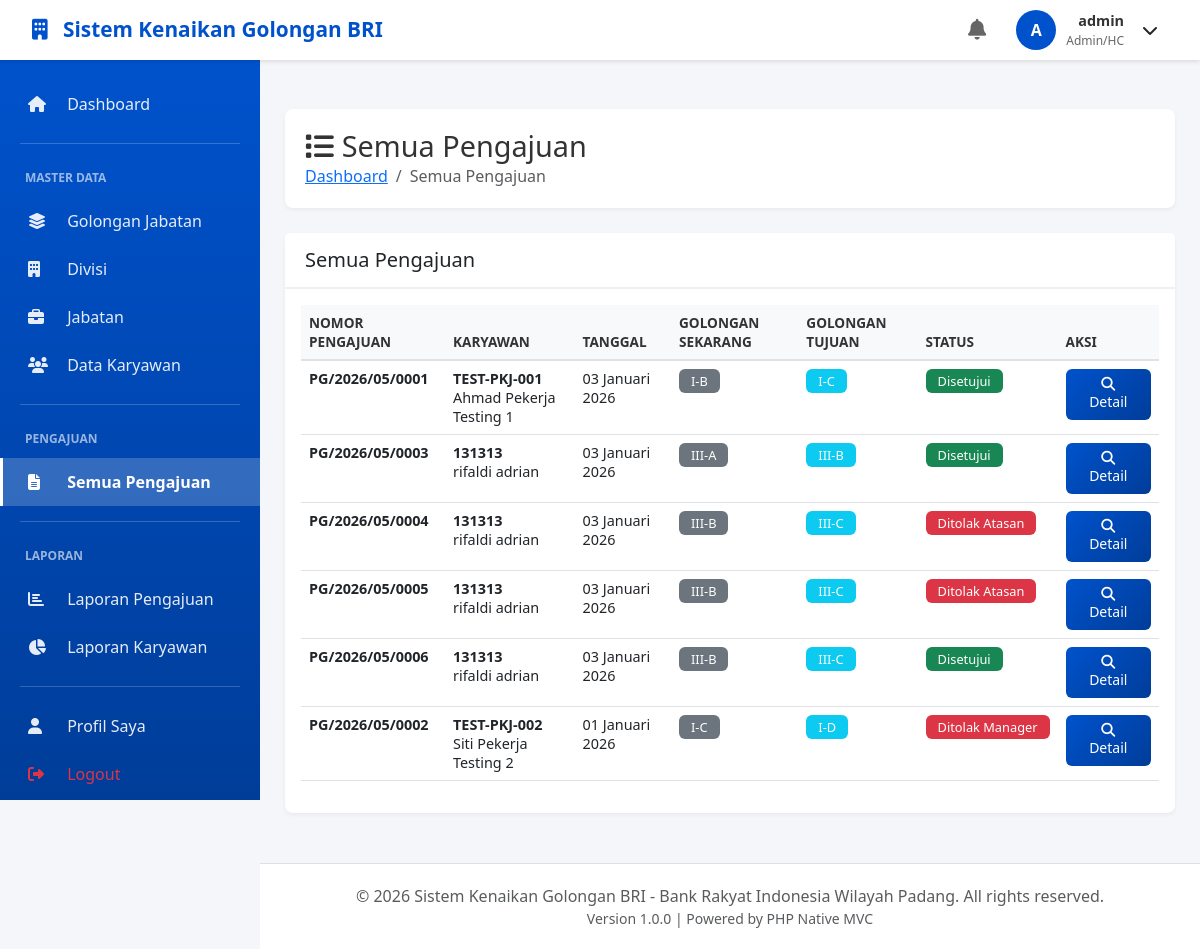
The app's page /approval/semua (signed in) with its own data.
### tables this page shows
CREATE TABLE IF NOT EXISTS `pengajuan` (
  `id_pengajuan` int NOT NULL AUTO_INCREMENT,
  `nomor_pengajuan` varchar(50) NOT NULL,
  `id_pekerja` int NOT NULL,
  `id_golongan_saat_ini` int NOT NULL,
  `id_golongan_diajukan` int NOT NULL,
  `tanggal_pengajuan` date NOT NULL,
  `alasan_pengajuan` text NOT NULL,
	`nilai_kinerja_pengajuan` decimal(5,2) DEFAULT NULL,
  `status` enum('pending','disetujui_atasan','disetujui_manager','disetujui','ditolak_atasan','ditolak_manager','ditolak_kepala_wilayah','dibatalkan') DEFAULT 'pending',
  `catatan_pemohon` text,
  `tanggal_efektif` date DEFAULT NULL,
  `nomor_sk` varchar(100) DEFAULT NULL,
  `file_sk` varchar(255) DEFAULT NULL,
  `created_at` timestamp NULL DEFAULT CURRENT_TIMESTAMP,
  `updated_at` timestamp NULL DEFAULT CURRENT_TIMESTAMP ON UPDATE CURRENT_TIMESTAMP,
  PRIMARY KEY (`id_pengajuan`),
  UNIQUE KEY `nomor_pengajuan` (`nomor_pengajuan`),
  KEY `id_pekerja` (`id_pekerja`),
  KEY `id_golongan_saat_ini` (`id_golongan_saat_ini`),
  KEY `id_golongan_diajukan` (`id_golongan_diajukan`),
  CONSTRAINT `pengajuan_ibfk_1` FOREIGN KEY (`id_pekerja`) REFERENCES `pekerja` (`id_pekerja`),
  CONSTRAINT `pengajuan_ibfk_2` FOREIGN KEY (`id_golongan_saat_ini`) REFERENCES `golongan_jabatan` (`id_golongan`),
  CONSTRAINT `pengajuan_ibfk_3` FOREIGN KEY (`id_golongan_diajukan`) REFERENCES `golongan_jabatan` (`id_golongan`)
);

CREATE TABLE IF NOT EXISTS `pekerja` (
  `id_pekerja` int NOT NULL AUTO_INCREMENT,
  `nip` varchar(20) NOT NULL,
  `nama_lengkap` varchar(100) NOT NULL,
  `tempat_lahir` varchar(50) DEFAULT NULL,
  `tanggal_lahir` date DEFAULT NULL,
  `jenis_kelamin` enum('L','P') NOT NULL,
  `alamat` text,
  `no_telepon` varchar(20) DEFAULT NULL,
  `email` varchar(100) NOT NULL,
  `id_divisi` int NOT NULL,
  `id_jabatan` int NOT NULL,
  `id_golongan_saat_ini` int NOT NULL,
  `tanggal_bergabung` date NOT NULL,
  `tanggal_golongan_terakhir` date DEFAULT NULL,
  `id_atasan` int DEFAULT NULL,
  `nilai_kinerja_terakhir` decimal(5,2) DEFAULT NULL,
  `foto` varchar(255) DEFAULT NULL,
  `status_kepegawaian` enum('aktif','cuti','nonaktif') DEFAULT 'aktif',
  `created_at` timestamp NULL DEFAULT CURRENT_TIMESTAMP,
  `updated_at` timestamp NULL DEFAULT CURRENT_TIMESTAMP ON UPDATE CURRENT_TIMESTAMP,
  PRIMARY KEY (`id_pekerja`),
  UNIQUE KEY `nip` (`nip`),
  UNIQUE KEY `email` (`email`),
  KEY `id_jabatan` (`id_jabatan`),
  KEY `id_golongan_saat_ini` (`id_golongan_saat_ini`),
  KEY `id_atasan` (`id_atasan`),
  KEY `idx_divisi_status` (`id_divisi`,`status_kepegawaian`),
  CONSTRAINT `pekerja_ibfk_1` FOREIGN KEY (`id_divisi`) REFERENCES `divisi` (`id_divisi`),
  CONSTRAINT `pekerja_ibfk_2` FOREIGN KEY (`id_jabatan`) REFERENCES `jabatan` (`id_jabatan`),
  CONSTRAINT `pekerja_ibfk_3` FOREIGN KEY (`id_golongan_saat_ini`) REFERENCES `golongan_jabatan` (`id_golongan`),
  CONSTRAINT `pekerja_ibfk_4` FOREIGN KEY (`id_atasan`) REFERENCES `pekerja` (`id_pekerja`)
);

CREATE TABLE IF NOT EXISTS `golongan_jabatan` (
  `id_golongan` int NOT NULL AUTO_INCREMENT,
  `kode_golongan` varchar(10) NOT NULL,
  `nama_golongan` varchar(100) NOT NULL,
  `level` int NOT NULL,
  `sub_level` char(1) NOT NULL,
  `deskripsi` text,
  `syarat_minimal` text,
  `is_active` tinyint(1) DEFAULT '1',
  `created_at` timestamp NULL DEFAULT CURRENT_TIMESTAMP,
  `updated_at` timestamp NULL DEFAULT CURRENT_TIMESTAMP ON UPDATE CURRENT_TIMESTAMP,
  PRIMARY KEY (`id_golongan`),
  UNIQUE KEY `kode_golongan` (`kode_golongan`),
  KEY `idx_level_sub` (`level`,`sub_level`)
);

### app/controllers/ApprovalController.php (called while the page is built, shortened)
<?php
class ApprovalController extends Controller
{
    private $pengajuanModel;
    public function __construct()
    {
        $this->pengajuanModel = $this->model('Pengajuan');
    }
    public function semua()
    {
        $role = Session::get('role');
        $id_pekerja = Session::get('id_pekerja');
        if ($role === 'atasan') {
            $allPengajuan = $this->pengajuanModel->getAllByBawahan($id_pekerja);
            $pendingCount = count($this->pengajuanModel->getPendingForAtasan($id_pekerja));
            $pageTitle = 'Semua Pengajuan Bawahan';
        } elseif ($role === 'admin') {
            $allPengajuan = $this->pengajuanModel->getAllWithDetails();
            $pendingCount = 0;
            $pageTitle = 'Semua Pengajuan';
        } else {
            $this->setFlash('error', 'Anda tidak memiliki akses ke halaman ini');
            $this->redirect('dashboard');
            return;
        }
        $data = [
            'pageTitle' => $pageTitle,
            'currentPage' => 'approval-semua',
            'allPengajuan' => $allPengajuan,
            'pendingCount' => $pendingCount
        ];
        $this->view('approval/semua', $data);
    }
}

### core/App.php (called while the page is built, shortened)
<?php
class App
{
    protected $method = 'index';
    public function __construct()
    {
        $url = $this->parseURL();
        if (isset($url[0]) && file_exists('../app/controllers/' . ucfirst($url[0]) . 'Controller.php')) {
            unset($url[0]);
        }
        $this->controller = new $this->controller;
        if (isset($url[1])) {
            if (method_exists($this->controller, $url[1])) {
                $this->method = $url[1];
                unset($url[1]);
            }
        } else {
            if (method_exists($this->controller, 'index')) {
                $this->method = 'index';
            }
        }
        $this->params = $url ? array_values($url) : [];
        call_user_func_array([$this->controller, $this->method], $this->params);
    }
    private function parseURL()
    {
        if (isset($_SERVER['REQUEST_URI'])) {
            $uri = strtok($_SERVER['REQUEST_URI'], '?');
            $url = rtrim($uri, '/');
            $url = filter_var($url, FILTER_SANITIZE_URL);
            $url = explode('/', trim($url, '/'));
            return $url;
        }
        return [];
    }
}

### public/index.php (called while the page is built, shortened)
<?php
require_once '../app/config/Database.php';
require_once '../core/App.php';
require_once '../core/Model.php';
require_once '../app/helpers/Session.php';
require_once '../app/helpers/Helper.php';
$app = new App();

### app/helpers/Session.php (called while the page is built, shortened)
<?php
class Session
{
    public static function get($key, $default = null)
    {
        return isset($_SESSION[$key]) ? $_SESSION[$key] : $default;
    }
}

### app/config/Database.php (called while the page is built, shortened)
<?php
class Database
{
    private static $instance = null;
    private $connection;
    private $host = DB_HOST;
    private $dbname = DB_NAME;
    private $username = DB_USER;
    private $password = DB_PASS;
    private $charset = 'utf8mb4';
    private function __construct()
    {
        $dsn = "mysql:host={$this->host};dbname={$this->dbname};charset={$this->charset}";
        $options = [
            PDO::ATTR_ERRMODE            => PDO::ERRMODE_EXCEPTION,
            PDO::ATTR_DEFAULT_FETCH_MODE => PDO::FETCH_OBJ,
            PDO::ATTR_EMULATE_PREPARES   => false,
            PDO::MYSQL_ATTR_INIT_COMMAND => "SET NAMES {$this->charset}"
        ];
        try {
            $this->connection = new PDO($dsn, $this->username, $this->password, $options);
            $this->applyRuntimeMigrations();
        } catch (PDOException $e) {
            die("Database Connection Failed: " . $e->getMessage());
        }
    }
    private function applyRuntimeMigrations()
    {
        if (!$this->columnExists('pengajuan', 'nilai_kinerja_pengajuan')) {
            $sql = "ALTER TABLE pengajuan
                    ADD COLUMN nilai_kinerja_pengajuan DECIMAL(5,2) NULL
                    AFTER alasan_pengajuan";
            $this->connection->exec($sql);
        }
    }
    private function columnExists($table, $column)
    {
        $table = preg_replace('/[^a-zA-Z0-9_]/', '', $table);
        $column = preg_replace('/[^a-zA-Z0-9_]/', '', $column);
        $sql = "SHOW COLUMNS FROM `{$table}` LIKE '{$column}'";
        $stmt = $this->connection->query($sql);
        return $stmt->fetch(PDO::FETCH_ASSOC) !== false;
    }
    public static function getInstance()
    {
        if (self::$instance === null) {
            self::$instance = new self();
        }
        return self::$instance;
    }
}

### core/Model.php (called while the page is built, shortened)
<?php
class Model
{
    protected $db;
    public function __construct()
    {
        $this->db = Database::getInstance()->getConnection();
    }
    public function query($sql, $params = [])
    {
        $stmt = $this->db->prepare($sql);
        $stmt->execute();
        return $stmt->fetchAll(PDO::FETCH_OBJ);
    }
}

### app/models/Pengajuan.php (called while the page is built, shortened)
<?php
class Pengajuan extends Model
{
    protected $table = 'pengajuan';
    public function getAllWithDetails()
    {
        $sql = "SELECT pen.*,
                p.nip, p.nama_lengkap, p.foto,
                g_sekarang.kode_golongan as golongan_sekarang,
                g_tujuan.kode_golongan as golongan_tujuan,
                d.nama_divisi, j.nama_jabatan
                FROM {$this->table} pen
                INNER JOIN pekerja p ON pen.id_pekerja = p.id_pekerja
                LEFT JOIN golongan_jabatan g_sekarang ON pen.id_golongan_saat_ini = g_sekarang.id_golongan
                LEFT JOIN golongan_jabatan g_tujuan ON pen.id_golongan_diajukan = g_tujuan.id_golongan
                LEFT JOIN divisi d ON p.id_divisi = d.id_divisi
                LEFT JOIN jabatan j ON p.id_jabatan = j.id_jabatan
                ORDER BY pen.tanggal_pengajuan DESC";
        return $this->query($sql);
    }
}

### app/helpers/Helper.php (called while the page is built, shortened)
<?php
class Helper
{
    public static function formatDate($date, $format = 'd F Y')
    {
        $bulan = [
            1 => 'Januari', 'Februari', 'Maret', 'April', 'Mei', 'Juni',
            'Juli', 'Agustus', 'September', 'Oktober', 'November', 'Desember'
        ];
        $timestamp = strtotime($date);
        $formatted = date($format, $timestamp);
        foreach ($bulan as $num => $nama) {
            $formatted = str_replace(date('F', $timestamp), $nama, $formatted);
        }
        return $formatted;
    }
    public static function escape($string)
    {
        return htmlspecialchars($string, ENT_QUOTES, 'UTF-8');
    }
}

### app/views/approval/semua.php (the view, shortened to what this page needs)
<div class="content-header">
    <h1><i class="fas fa-list me-2"></i><?= $pageTitle ?></h1>
    <nav aria-label="breadcrumb">
        <ol class="breadcrumb">
            <li class="breadcrumb-item"><a href="<?= BASE_URL ?>/dashboard">Dashboard</a></li>
            <li class="breadcrumb-item active">Semua Pengajuan</li>
        </ol>
    </nav>
</div>
<div class="card">
    <div class="card-header">
        <h5 class="mb-0"><?= $pageTitle ?></h5>
    </div>
    <div class="card-body">
        <div class="table-responsive">
            <table class="table table-hover" id="allPengajuanTable">
                <thead>
                    <tr>
                        <th>Nomor Pengajuan</th>
                        <th>Karyawan</th>
                        <th>Tanggal</th>
                        <th>Golongan Sekarang</th>
                        <th>Golongan Tujuan</th>
                        <th>Status</th>
                        <th>Aksi</th>
                    </tr>
                </thead>
                <tbody>
                    <?php if (!empty($allPengajuan)): ?>
                        <?php foreach ($allPengajuan as $p): ?>
                            <tr>
                                <td><strong><?= Helper::escape($p->nomor_pengajuan) ?></strong></td>
                                <td>
                                    <strong><?= Helper::escape($p->nip) ?></strong><br>
                                    <?= Helper::escape($p->nama_lengkap) ?>
                                </td>
                                <td><?= Helper::formatDate($p->tanggal_pengajuan) ?></td>
                                <td><span class="badge bg-secondary"><?= Helper::escape($p->golongan_sekarang) ?></span></td>
                                <td><span class="badge bg-info"><?= Helper::escape($p->golongan_tujuan) ?></span></td>
                                <td>
                                    <?php
                                    $statusBadge = 'bg-secondary';
                                    $statusText = ucwords(str_replace('_', ' ', $p->status));
                                    if ($p->status === 'pending') {
                                        $statusBadge = 'bg-warning';
                                    } elseif ($p->status === 'disetujui_atasan') {
                                        $statusBadge = 'bg-info';
                                    } elseif ($p->status === 'disetujui_manager') {
                                        $statusBadge = 'bg-primary';
                                    } elseif ($p->status === 'disetujui') {
                                        $statusBadge = 'bg-success';
                                    } elseif (strpos($p->status, 'ditolak') !== false) {
                                        $statusBadge = 'bg-danger';
                                    }
                                    ?>
                                    <span class="badge <?= $statusBadge ?>"><?= Helper::escape($statusText) ?></span>
                                </td>
                                <td>
                                    <a href="<?= BASE_URL ?>/pengajuan/detail/<?= $p->id_pengajuan ?>"
                                       class="btn btn-sm btn-primary">
                                        <i class="fas fa-search"></i> Detail
                                    </a>
                                </td>
                            </tr>
                        <?php endforeach; ?>
                    <?php else: ?>
                        <tr>
                            <td colspan="7" class="text-center">Tidak ada pengajuan dari bawahan Anda</td>
                        </tr>
                    <?php endif; ?>
                </tbody>
            </table>
        </div>
    </div>
</div>

### public/assets/css/style.css (style rules this page uses)
.btn { border-radius: 6px; padding: 8px 20px; font-weight: 500; transition: all 0.3s; }
.btn-primary { background: linear-gradient(135deg, #0052CC 0%, #003D99 100%); border: none; }
.table { font-size: 0.9rem; }
.table thead th { background: #f8f9fa; color: #333; font-weight: 600; border-bottom: 2px solid #dee2e6; text-transform: uppercase; font-size: 0.85rem; }
.badge { padding: 6px 12px; font-weight: 500; font-size: 0.8rem; }

### app/views/layouts/header.php (style rules this page uses)
:root { --primary-color: #0052CC; --secondary-color: #003D99; --sidebar-width: 260px; --navbar-height: 60px; }
body { font-family: 'Segoe UI', Tahoma, Geneva, Verdana, sans-serif; background-color: #f5f6fa; }
.content-header { background: white; border-radius: 8px; padding: 20px; margin-bottom: 25px; box-shadow: 0 2px 4px rgba(0,0,0,0.05); }
.content-header h1 { font-size: 1.8rem; margin: 0; color: #333; }
.breadcrumb { margin: 0; padding: 0; background: none; }
.card { border: none; border-radius: 8px; box-shadow: 0 2px 4px rgba(0,0,0,0.05); margin-bottom: 25px; }
.card-header { background: white; border-bottom: 2px solid #f0f0f0; padding: 15px 20px; font-weight: 600; }

### records on screen
pengajuan: nomor_pengajuan "PG/2026/05/0001", id_pekerja.nip "TEST-PKJ-001", id_pekerja.nama_lengkap "Ahmad Pekerja Testing 1", tanggal_pengajuan "03 Januari 2026", id_golongan_saat_ini.kode_golongan "I-B", id_golongan_diajukan.kode_golongan "I-C", status "Disetujui"
pengajuan: nomor_pengajuan "PG/2026/05/0003", id_pekerja.nip "131313", id_pekerja.nama_lengkap "rifaldi adrian", tanggal_pengajuan "03 Januari 2026", id_golongan_saat_ini.kode_golongan "III-A", id_golongan_diajukan.kode_golongan "III-B", status "Disetujui"
pengajuan: nomor_pengajuan "PG/2026/05/0004", id_pekerja.nip "131313", id_pekerja.nama_lengkap "rifaldi adrian", tanggal_pengajuan "03 Januari 2026", id_golongan_saat_ini.kode_golongan "III-B", id_golongan_diajukan.kode_golongan "III-C", status "Ditolak Atasan"
pengajuan: nomor_pengajuan "PG/2026/05/0005", id_pekerja.nip "131313", id_pekerja.nama_lengkap "rifaldi adrian", tanggal_pengajuan "03 Januari 2026", id_golongan_saat_ini.kode_golongan "III-B", id_golongan_diajukan.kode_golongan "III-C", status "Ditolak Atasan"
pengajuan: nomor_pengajuan "PG/2026/05/0006", id_pekerja.nip "131313", id_pekerja.nama_lengkap "rifaldi adrian", tanggal_pengajuan "03 Januari 2026", id_golongan_saat_ini.kode_golongan "III-B", id_golongan_diajukan.kode_golongan "III-C", status "Disetujui"
pengajuan: nomor_pengajuan "PG/2026/05/0002", id_pekerja.nip "TEST-PKJ-002", id_pekerja.nama_lengkap "Siti Pekerja Testing 2", tanggal_pengajuan "01 Januari 2026", id_golongan_saat_ini.kode_golongan "I-C", id_golongan_diajukan.kode_golongan "I-D", status "Ditolak Manager"

### other values on screen
APP_NAME "Sistem Kenaikan Golongan BRI"
substr(Session::get('nama_lengkap', Session::get('username')), 0, 1) "A"
Helper::escape(Session::get('nama_lengkap', Session::get('username'))) "admin"
Helper::getRoleLabel(Session::getRole()) "Admin/HC"
$pageTitle "Semua Pengajuan"
APP_VERSION "1.0.0"
